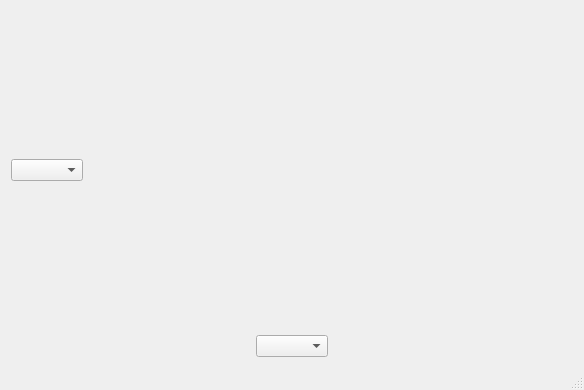
<?xml version="1.0" encoding="UTF-8"?>
<ui version="4.0">
 <class>MainWindow</class>
 <widget class="QMainWindow" name="MainWindow">
  <property name="enabled">
   <bool>true</bool>
  </property>
  <property name="geometry">
   <rect>
    <x>0</x>
    <y>0</y>
    <width>584</width>
    <height>390</height>
   </rect>
  </property>
  <property name="windowTitle">
   <string>PedometerLog</string>
  </property>
  <property name="windowIcon">
   <iconset resource="PedometerLog.qrc">
    <normaloff>:/PedometerLog.ico</normaloff>:/PedometerLog.ico</iconset>
  </property>
  <widget class="QWidget" name="centralWidget">
   <layout class="QVBoxLayout" name="verticalLayout_4">
    <item>
     <layout class="QVBoxLayout" name="verticalLayout_3" stretch="8,1">
      <property name="bottomMargin">
       <number>0</number>
      </property>
      <item>
       <layout class="QHBoxLayout" name="horizontalLayout_6" stretch="1,6">
        <item>
         <widget class="QComboBox" name="comboBox_y">
          <property name="sizePolicy">
           <sizepolicy hsizetype="Maximum" vsizetype="Fixed">
            <horstretch>0</horstretch>
            <verstretch>0</verstretch>
           </sizepolicy>
          </property>
         </widget>
        </item>
        <item>
         <widget class="QCustomPlot" name="customPlot" native="true"/>
        </item>
       </layout>
      </item>
      <item>
       <layout class="QHBoxLayout" name="horizontalLayout_4" stretch="0,0,0">
        <item>
         <spacer name="horizontalSpacer_2">
          <property name="orientation">
           <enum>Qt::Horizontal</enum>
          </property>
          <property name="sizeHint" stdset="0">
           <size>
            <width>40</width>
            <height>20</height>
           </size>
          </property>
         </spacer>
        </item>
        <item>
         <widget class="QComboBox" name="comboBox_x">
          <property name="sizePolicy">
           <sizepolicy hsizetype="Preferred" vsizetype="Fixed">
            <horstretch>0</horstretch>
            <verstretch>0</verstretch>
           </sizepolicy>
          </property>
         </widget>
        </item>
        <item>
         <spacer name="horizontalSpacer_3">
          <property name="orientation">
           <enum>Qt::Horizontal</enum>
          </property>
          <property name="sizeHint" stdset="0">
           <size>
            <width>40</width>
            <height>20</height>
           </size>
          </property>
         </spacer>
        </item>
       </layout>
      </item>
     </layout>
    </item>
   </layout>
  </widget>
  <widget class="QMenuBar" name="menuBar">
   <property name="geometry">
    <rect>
     <x>0</x>
     <y>0</y>
     <width>584</width>
     <height>23</height>
    </rect>
   </property>
  </widget>
  <widget class="QStatusBar" name="statusBar"/>
  <action name="action">
   <property name="text">
    <string>&amp;About</string>
   </property>
  </action>
 </widget>
 <layoutdefault spacing="6" margin="11"/>
 <customwidgets>
  <customwidget>
   <class>QCustomPlot</class>
   <extends>QWidget</extends>
   <header>qcustomplot.h</header>
   <container>1</container>
  </customwidget>
 </customwidgets>
 <resources>
  <include location="PedometerLog.qrc"/>
 </resources>
 <connections/>
</ui>
